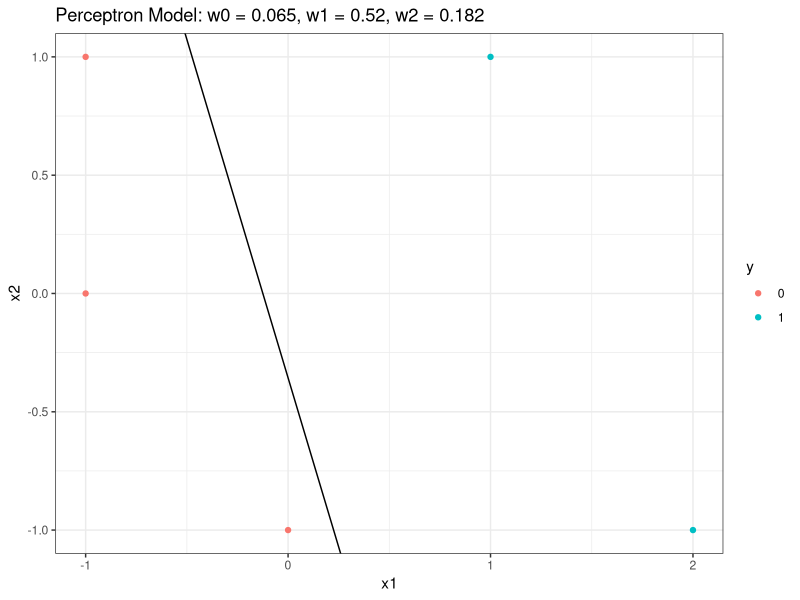

The R script that drew this image: (Note: a time limit stopped this script after it produced the figure.)
## ---- chunk 1
library(tidyverse)
## ---- chunk 2
df <- df <- data.frame(
  x1 = c(1, 2, -1, -1, 0),
  x2 = c(1, -1, 1, 0, -1),
  y = c(1, 1, 0, 0, 0)
)

# We take a random w here, define a mass of points, then label them according
# to their dot product with w in order to insure there is a linear separation.
w <- runif(2)
df2 <- data.frame(
  x1 = runif(100, min=-1, max=1),
  x2 = runif(100, min=-1, max=1),
  y = numeric(100)
)
for(i in 1:nrow(df2)){
  # We could be clever and not use a loop, but this works.
  df2$y[i] <- if_else(w %*% as.numeric(df2[i, 1:2]) + rnorm(1, mean=0, sd=0.1) >= 0, 1, 0)
}
## ---- chunk 3
perceptron <- function(X, y, plot.line=FALSE){
  # Add the extra column of 1's to allow a linear separation not through origin.
  X <- cbind(X, rep(1, nrow(X)))
  # Random starting value for the direction vector w.
  w <- runif(ncol(X))
  # w.mod is the flag for convergence. If we got through a whole cycle of all  
  # the data points, and w was never modified, then we know we were correct on 
  # all predictions. Start as TRUE so we get at least once through the loop.
  w.mod <- TRUE
  while(w.mod){
    w.mod <- FALSE
    for(i in 1:nrow(X)){
      y.hat <- as.numeric(w %*% X[i, ] >= 0)
      w.mod <- w.mod || (y[i] != y.hat)
      w <- w + (y[i] - y.hat) * X[i, ]
    }
    print(w)
  }
  if(plot.line){
    g1 <- ggplot(data.frame(x1=X[, 1], x2=X[, 2], y=as.factor(y))) +
      geom_point(aes(x=x1, y=x2, color=y)) +
      geom_abline(slope=-w[1]/w[2], intercept=-w[3]/w[2]) +
      ggtitle(paste0("Perceptron Model: w0 = ", round(w[3], 3),
                     ", w1 = ", round(w[1], 3), ", w2 = ", round(w[2], 3))) +
                     
      theme_bw()
    return(g1)
  } else {
    return(w)
  }
}
## ---- chunk 4
X <- as.matrix(df[, 1:2])
y <- df$y
perceptron(X, y, plot.line=TRUE)
## ---- chunk 5
X <- as.matrix(df2[, 1:2])
y <- df2$y
perceptron(X, y, plot.line=TRUE)
## ---- chunk 6
perceptron2 <- function(X, y, seed=NA, rho=1, plot.line=FALSE){
  # seed, if set, sets the random seed for repeatability.
  # rho is the learning rate, which defaults to 1.
  if(!is.na(seed)) set.seed(seed)
  X <- cbind(X, rep(1, nrow(X)))
  w <- runif(ncol(X))
  # w.mod is the flag for convergence. If we got through a whole cycle of all  
  # the data points, and w was never modified, then we know we were correct on 
  # all predictions. Start as TRUE so we get at least once through the while.
  w.mod <- TRUE
  # iter counts the number of times through the whole data set before the
  # algorithm converges.
  iter <- 0
  while(w.mod){
    w.mod <- FALSE
    for(i in 1:nrow(X)){
      y.hat <- as.numeric(w %*% X[i, ] >= 0)
      w.mod <- w.mod || (y[i] != y.hat)
      w <- w + rho * (y[i] - y.hat) * X[i, ]
    }
    iter <- iter + 1
  }
  if(plot.line){
    g1 <- ggplot(data.frame(x1=X[, 1], x2=X[, 2], y=as.factor(y))) +
      geom_point(aes(x=x1, y=x2, color=y)) +
      geom_abline(slope=-w[1]/w[2], intercept=-w[3]/w[2]) +
      ggtitle(paste0("Perceptron Model: w0 = ", round(w[3], 3),
                     ", w1 = ", round(w[1], 3), ", w2 = ", round(w[2], 3),
                     ", L.R. = ", rho, ", iter = ", iter, ".")) +
      theme_bw()
    return(g1)
  } else {
    return(list(w=w, iter=iter))
  }
}
## ---- chunk 7
X <- as.matrix(df[, 1:2])
y <- df$y
perceptron2(X, y, seed=36, rho=0.1, plot.line=TRUE)
perceptron2(X, y, seed=36, rho=1, plot.line=TRUE)
## ---- chunk 8
X <- as.matrix(df2[, 1:2])
y <- df2$y
perceptron2(X, y, seed=36, rho=0.1, plot.line=TRUE)
perceptron2(X, y, seed=36, rho=1, plot.line=TRUE)
